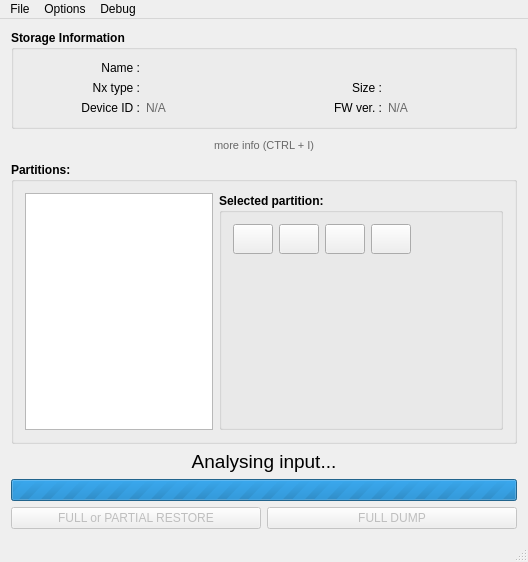
<?xml version="1.0" encoding="UTF-8"?>
<ui version="4.0">
 <class>MainWindow</class>
 <widget class="QMainWindow" name="MainWindow">
  <property name="geometry">
   <rect>
    <x>0</x>
    <y>0</y>
    <width>528</width>
    <height>562</height>
   </rect>
  </property>
  <property name="sizePolicy">
   <sizepolicy hsizetype="Preferred" vsizetype="Preferred">
    <horstretch>0</horstretch>
    <verstretch>0</verstretch>
   </sizepolicy>
  </property>
  <property name="minimumSize">
   <size>
    <width>300</width>
    <height>0</height>
   </size>
  </property>
  <property name="focusPolicy">
   <enum>Qt::NoFocus</enum>
  </property>
  <property name="windowTitle">
   <string>NxNandManager v5.a by eliboa</string>
  </property>
  <property name="windowIcon">
   <iconset resource="application.qrc">
    <normaloff>:/images/logo.png</normaloff>:/images/logo.png</iconset>
  </property>
  <property name="locale">
   <locale language="English" country="UnitedStates"/>
  </property>
  <widget class="QWidget" name="centralWidget">
   <layout class="QVBoxLayout" name="verticalLayout">
    <item>
     <widget class="QGroupBox" name="groupBox">
      <property name="maximumSize">
       <size>
        <width>16777215</width>
        <height>100</height>
       </size>
      </property>
      <property name="font">
       <font>
        <weight>75</weight>
        <bold>true</bold>
       </font>
      </property>
      <property name="title">
       <string>Storage Information</string>
      </property>
      <property name="flat">
       <bool>false</bool>
      </property>
      <layout class="QGridLayout" name="gridLayout">
       <item row="0" column="0">
        <widget class="QLabel" name="filedisk_label">
         <property name="palette">
          <palette>
           <active>
            <colorrole role="WindowText">
             <brush brushstyle="SolidPattern">
              <color alpha="255">
               <red>0</red>
               <green>0</green>
               <blue>0</blue>
              </color>
             </brush>
            </colorrole>
            <colorrole role="Text">
             <brush brushstyle="SolidPattern">
              <color alpha="255">
               <red>104</red>
               <green>104</green>
               <blue>104</blue>
              </color>
             </brush>
            </colorrole>
            <colorrole role="PlaceholderText">
             <brush brushstyle="SolidPattern">
              <color alpha="128">
               <red>104</red>
               <green>104</green>
               <blue>104</blue>
              </color>
             </brush>
            </colorrole>
           </active>
           <inactive>
            <colorrole role="WindowText">
             <brush brushstyle="SolidPattern">
              <color alpha="255">
               <red>0</red>
               <green>0</green>
               <blue>0</blue>
              </color>
             </brush>
            </colorrole>
            <colorrole role="Text">
             <brush brushstyle="SolidPattern">
              <color alpha="255">
               <red>104</red>
               <green>104</green>
               <blue>104</blue>
              </color>
             </brush>
            </colorrole>
            <colorrole role="PlaceholderText">
             <brush brushstyle="SolidPattern">
              <color alpha="128">
               <red>104</red>
               <green>104</green>
               <blue>104</blue>
              </color>
             </brush>
            </colorrole>
           </inactive>
           <disabled>
            <colorrole role="WindowText">
             <brush brushstyle="SolidPattern">
              <color alpha="255">
               <red>120</red>
               <green>120</green>
               <blue>120</blue>
              </color>
             </brush>
            </colorrole>
            <colorrole role="Text">
             <brush brushstyle="SolidPattern">
              <color alpha="255">
               <red>120</red>
               <green>120</green>
               <blue>120</blue>
              </color>
             </brush>
            </colorrole>
            <colorrole role="PlaceholderText">
             <brush brushstyle="SolidPattern">
              <color alpha="128">
               <red>0</red>
               <green>0</green>
               <blue>0</blue>
              </color>
             </brush>
            </colorrole>
           </disabled>
          </palette>
         </property>
         <property name="font">
          <font>
           <weight>50</weight>
           <bold>false</bold>
          </font>
         </property>
         <property name="text">
          <string>Name :</string>
         </property>
         <property name="alignment">
          <set>Qt::AlignRight|Qt::AlignTrailing|Qt::AlignVCenter</set>
         </property>
        </widget>
       </item>
       <item row="0" column="1" colspan="3">
        <widget class="QLabel" name="filedisk_value">
         <property name="palette">
          <palette>
           <active>
            <colorrole role="WindowText">
             <brush brushstyle="SolidPattern">
              <color alpha="255">
               <red>104</red>
               <green>104</green>
               <blue>104</blue>
              </color>
             </brush>
            </colorrole>
           </active>
           <inactive>
            <colorrole role="WindowText">
             <brush brushstyle="SolidPattern">
              <color alpha="255">
               <red>104</red>
               <green>104</green>
               <blue>104</blue>
              </color>
             </brush>
            </colorrole>
           </inactive>
           <disabled>
            <colorrole role="WindowText">
             <brush brushstyle="SolidPattern">
              <color alpha="255">
               <red>120</red>
               <green>120</green>
               <blue>120</blue>
              </color>
             </brush>
            </colorrole>
           </disabled>
          </palette>
         </property>
         <property name="font">
          <font>
           <weight>50</weight>
           <bold>false</bold>
          </font>
         </property>
         <property name="text">
          <string/>
         </property>
        </widget>
       </item>
       <item row="1" column="0">
        <widget class="QLabel" name="nxtype_label">
         <property name="palette">
          <palette>
           <active>
            <colorrole role="WindowText">
             <brush brushstyle="SolidPattern">
              <color alpha="255">
               <red>0</red>
               <green>0</green>
               <blue>0</blue>
              </color>
             </brush>
            </colorrole>
           </active>
           <inactive>
            <colorrole role="WindowText">
             <brush brushstyle="SolidPattern">
              <color alpha="255">
               <red>0</red>
               <green>0</green>
               <blue>0</blue>
              </color>
             </brush>
            </colorrole>
           </inactive>
           <disabled>
            <colorrole role="WindowText">
             <brush brushstyle="SolidPattern">
              <color alpha="255">
               <red>120</red>
               <green>120</green>
               <blue>120</blue>
              </color>
             </brush>
            </colorrole>
           </disabled>
          </palette>
         </property>
         <property name="font">
          <font>
           <weight>50</weight>
           <bold>false</bold>
          </font>
         </property>
         <property name="text">
          <string>Nx type :</string>
         </property>
         <property name="alignment">
          <set>Qt::AlignRight|Qt::AlignTrailing|Qt::AlignVCenter</set>
         </property>
        </widget>
       </item>
       <item row="1" column="1">
        <widget class="QLabel" name="nxtype_value">
         <property name="palette">
          <palette>
           <active>
            <colorrole role="WindowText">
             <brush brushstyle="SolidPattern">
              <color alpha="255">
               <red>104</red>
               <green>104</green>
               <blue>104</blue>
              </color>
             </brush>
            </colorrole>
           </active>
           <inactive>
            <colorrole role="WindowText">
             <brush brushstyle="SolidPattern">
              <color alpha="255">
               <red>104</red>
               <green>104</green>
               <blue>104</blue>
              </color>
             </brush>
            </colorrole>
           </inactive>
           <disabled>
            <colorrole role="WindowText">
             <brush brushstyle="SolidPattern">
              <color alpha="255">
               <red>120</red>
               <green>120</green>
               <blue>120</blue>
              </color>
             </brush>
            </colorrole>
           </disabled>
          </palette>
         </property>
         <property name="font">
          <font>
           <weight>50</weight>
           <bold>false</bold>
          </font>
         </property>
         <property name="text">
          <string/>
         </property>
        </widget>
       </item>
       <item row="1" column="2">
        <widget class="QLabel" name="size_label">
         <property name="palette">
          <palette>
           <active>
            <colorrole role="WindowText">
             <brush brushstyle="SolidPattern">
              <color alpha="255">
               <red>0</red>
               <green>0</green>
               <blue>0</blue>
              </color>
             </brush>
            </colorrole>
           </active>
           <inactive>
            <colorrole role="WindowText">
             <brush brushstyle="SolidPattern">
              <color alpha="255">
               <red>0</red>
               <green>0</green>
               <blue>0</blue>
              </color>
             </brush>
            </colorrole>
           </inactive>
           <disabled>
            <colorrole role="WindowText">
             <brush brushstyle="SolidPattern">
              <color alpha="255">
               <red>120</red>
               <green>120</green>
               <blue>120</blue>
              </color>
             </brush>
            </colorrole>
           </disabled>
          </palette>
         </property>
         <property name="font">
          <font>
           <weight>50</weight>
           <bold>false</bold>
          </font>
         </property>
         <property name="text">
          <string>Size :</string>
         </property>
         <property name="alignment">
          <set>Qt::AlignRight|Qt::AlignTrailing|Qt::AlignVCenter</set>
         </property>
        </widget>
       </item>
       <item row="1" column="3">
        <widget class="QLabel" name="size_value">
         <property name="palette">
          <palette>
           <active>
            <colorrole role="WindowText">
             <brush brushstyle="SolidPattern">
              <color alpha="255">
               <red>104</red>
               <green>104</green>
               <blue>104</blue>
              </color>
             </brush>
            </colorrole>
           </active>
           <inactive>
            <colorrole role="WindowText">
             <brush brushstyle="SolidPattern">
              <color alpha="255">
               <red>104</red>
               <green>104</green>
               <blue>104</blue>
              </color>
             </brush>
            </colorrole>
           </inactive>
           <disabled>
            <colorrole role="WindowText">
             <brush brushstyle="SolidPattern">
              <color alpha="255">
               <red>120</red>
               <green>120</green>
               <blue>120</blue>
              </color>
             </brush>
            </colorrole>
           </disabled>
          </palette>
         </property>
         <property name="font">
          <font>
           <weight>50</weight>
           <bold>false</bold>
          </font>
         </property>
         <property name="text">
          <string/>
         </property>
        </widget>
       </item>
       <item row="2" column="0">
        <widget class="QLabel" name="deviceid_label">
         <property name="palette">
          <palette>
           <active>
            <colorrole role="WindowText">
             <brush brushstyle="SolidPattern">
              <color alpha="255">
               <red>0</red>
               <green>0</green>
               <blue>0</blue>
              </color>
             </brush>
            </colorrole>
           </active>
           <inactive>
            <colorrole role="WindowText">
             <brush brushstyle="SolidPattern">
              <color alpha="255">
               <red>0</red>
               <green>0</green>
               <blue>0</blue>
              </color>
             </brush>
            </colorrole>
           </inactive>
           <disabled>
            <colorrole role="WindowText">
             <brush brushstyle="SolidPattern">
              <color alpha="255">
               <red>120</red>
               <green>120</green>
               <blue>120</blue>
              </color>
             </brush>
            </colorrole>
           </disabled>
          </palette>
         </property>
         <property name="font">
          <font>
           <weight>50</weight>
           <bold>false</bold>
          </font>
         </property>
         <property name="text">
          <string>Device ID :</string>
         </property>
         <property name="alignment">
          <set>Qt::AlignRight|Qt::AlignTrailing|Qt::AlignVCenter</set>
         </property>
        </widget>
       </item>
       <item row="2" column="1">
        <widget class="QLabel" name="deviceid_value">
         <property name="palette">
          <palette>
           <active>
            <colorrole role="WindowText">
             <brush brushstyle="SolidPattern">
              <color alpha="255">
               <red>104</red>
               <green>104</green>
               <blue>104</blue>
              </color>
             </brush>
            </colorrole>
           </active>
           <inactive>
            <colorrole role="WindowText">
             <brush brushstyle="SolidPattern">
              <color alpha="255">
               <red>104</red>
               <green>104</green>
               <blue>104</blue>
              </color>
             </brush>
            </colorrole>
           </inactive>
           <disabled>
            <colorrole role="WindowText">
             <brush brushstyle="SolidPattern">
              <color alpha="255">
               <red>120</red>
               <green>120</green>
               <blue>120</blue>
              </color>
             </brush>
            </colorrole>
           </disabled>
          </palette>
         </property>
         <property name="font">
          <font>
           <weight>50</weight>
           <bold>false</bold>
          </font>
         </property>
         <property name="text">
          <string>N/A</string>
         </property>
        </widget>
       </item>
       <item row="2" column="2">
        <widget class="QLabel" name="fwversion_label">
         <property name="palette">
          <palette>
           <active>
            <colorrole role="WindowText">
             <brush brushstyle="SolidPattern">
              <color alpha="255">
               <red>0</red>
               <green>0</green>
               <blue>0</blue>
              </color>
             </brush>
            </colorrole>
           </active>
           <inactive>
            <colorrole role="WindowText">
             <brush brushstyle="SolidPattern">
              <color alpha="255">
               <red>0</red>
               <green>0</green>
               <blue>0</blue>
              </color>
             </brush>
            </colorrole>
           </inactive>
           <disabled>
            <colorrole role="WindowText">
             <brush brushstyle="SolidPattern">
              <color alpha="255">
               <red>120</red>
               <green>120</green>
               <blue>120</blue>
              </color>
             </brush>
            </colorrole>
           </disabled>
          </palette>
         </property>
         <property name="font">
          <font>
           <weight>50</weight>
           <bold>false</bold>
          </font>
         </property>
         <property name="text">
          <string>FW ver. :</string>
         </property>
         <property name="alignment">
          <set>Qt::AlignRight|Qt::AlignTrailing|Qt::AlignVCenter</set>
         </property>
        </widget>
       </item>
       <item row="2" column="3">
        <widget class="QLabel" name="fwversion_value">
         <property name="palette">
          <palette>
           <active>
            <colorrole role="WindowText">
             <brush brushstyle="SolidPattern">
              <color alpha="255">
               <red>104</red>
               <green>104</green>
               <blue>104</blue>
              </color>
             </brush>
            </colorrole>
           </active>
           <inactive>
            <colorrole role="WindowText">
             <brush brushstyle="SolidPattern">
              <color alpha="255">
               <red>104</red>
               <green>104</green>
               <blue>104</blue>
              </color>
             </brush>
            </colorrole>
           </inactive>
           <disabled>
            <colorrole role="WindowText">
             <brush brushstyle="SolidPattern">
              <color alpha="255">
               <red>120</red>
               <green>120</green>
               <blue>120</blue>
              </color>
             </brush>
            </colorrole>
           </disabled>
          </palette>
         </property>
         <property name="font">
          <font>
           <weight>50</weight>
           <bold>false</bold>
          </font>
         </property>
         <property name="text">
          <string>N/A</string>
         </property>
        </widget>
       </item>
      </layout>
     </widget>
    </item>
    <item>
     <widget class="QPushButton" name="moreinfo_button">
      <property name="palette">
       <palette>
        <active>
         <colorrole role="WindowText">
          <brush brushstyle="SolidPattern">
           <color alpha="255">
            <red>156</red>
            <green>156</green>
            <blue>156</blue>
           </color>
          </brush>
         </colorrole>
         <colorrole role="ButtonText">
          <brush brushstyle="SolidPattern">
           <color alpha="255">
            <red>104</red>
            <green>104</green>
            <blue>104</blue>
           </color>
          </brush>
         </colorrole>
        </active>
        <inactive>
         <colorrole role="WindowText">
          <brush brushstyle="SolidPattern">
           <color alpha="255">
            <red>156</red>
            <green>156</green>
            <blue>156</blue>
           </color>
          </brush>
         </colorrole>
         <colorrole role="ButtonText">
          <brush brushstyle="SolidPattern">
           <color alpha="255">
            <red>104</red>
            <green>104</green>
            <blue>104</blue>
           </color>
          </brush>
         </colorrole>
        </inactive>
        <disabled>
         <colorrole role="WindowText">
          <brush brushstyle="SolidPattern">
           <color alpha="255">
            <red>120</red>
            <green>120</green>
            <blue>120</blue>
           </color>
          </brush>
         </colorrole>
         <colorrole role="ButtonText">
          <brush brushstyle="SolidPattern">
           <color alpha="255">
            <red>120</red>
            <green>120</green>
            <blue>120</blue>
           </color>
          </brush>
         </colorrole>
        </disabled>
       </palette>
      </property>
      <property name="font">
       <font>
        <pointsize>8</pointsize>
        <italic>false</italic>
       </font>
      </property>
      <property name="cursor">
       <cursorShape>PointingHandCursor</cursorShape>
      </property>
      <property name="text">
       <string>more info (CTRL + I)</string>
      </property>
      <property name="flat">
       <bool>true</bool>
      </property>
     </widget>
    </item>
    <item>
     <widget class="QGroupBox" name="partitionsGrp">
      <property name="font">
       <font>
        <weight>75</weight>
        <bold>true</bold>
       </font>
      </property>
      <property name="title">
       <string>Partitions:</string>
      </property>
      <layout class="QGridLayout" name="gridLayout_2">
       <item row="0" column="0">
        <widget class="QTableWidget" name="partition_table">
         <property name="minimumSize">
          <size>
           <width>160</width>
           <height>0</height>
          </size>
         </property>
         <property name="frameShape">
          <enum>QFrame::StyledPanel</enum>
         </property>
         <property name="horizontalScrollBarPolicy">
          <enum>Qt::ScrollBarAlwaysOff</enum>
         </property>
         <property name="sizeAdjustPolicy">
          <enum>QAbstractScrollArea::AdjustToContentsOnFirstShow</enum>
         </property>
         <property name="autoScrollMargin">
          <number>6</number>
         </property>
         <property name="editTriggers">
          <set>QAbstractItemView::NoEditTriggers</set>
         </property>
         <property name="dragDropOverwriteMode">
          <bool>false</bool>
         </property>
         <property name="selectionMode">
          <enum>QAbstractItemView::SingleSelection</enum>
         </property>
         <property name="selectionBehavior">
          <enum>QAbstractItemView::SelectRows</enum>
         </property>
         <property name="showGrid">
          <bool>false</bool>
         </property>
         <property name="columnCount">
          <number>1</number>
         </property>
         <attribute name="horizontalHeaderVisible">
          <bool>false</bool>
         </attribute>
         <attribute name="verticalHeaderVisible">
          <bool>false</bool>
         </attribute>
         <column/>
        </widget>
       </item>
       <item row="0" column="1">
        <widget class="QGroupBox" name="selPartGrp">
         <property name="minimumSize">
          <size>
           <width>0</width>
           <height>0</height>
          </size>
         </property>
         <property name="title">
          <string>Selected partition:</string>
         </property>
         <layout class="QVBoxLayout" name="verticalLayout_2">
          <item>
           <layout class="QHBoxLayout" name="horizontalLayout_2">
            <property name="sizeConstraint">
             <enum>QLayout::SetMinimumSize</enum>
            </property>
            <item>
             <widget class="QPushButton" name="partQDumpBtn">
              <property name="sizePolicy">
               <sizepolicy hsizetype="Fixed" vsizetype="Fixed">
                <horstretch>0</horstretch>
                <verstretch>0</verstretch>
               </sizepolicy>
              </property>
              <property name="minimumSize">
               <size>
                <width>30</width>
                <height>30</height>
               </size>
              </property>
              <property name="toolTip">
               <string>Quick dump</string>
              </property>
              <property name="statusTip">
               <string>Save as file...</string>
              </property>
              <property name="text">
               <string/>
              </property>
              <property name="icon">
               <iconset resource="application.qrc">
                <normaloff>:/images/save.png</normaloff>:/images/save.png</iconset>
              </property>
              <property name="flat">
               <bool>false</bool>
              </property>
             </widget>
            </item>
            <item>
             <widget class="QPushButton" name="partADumpBtn">
              <property name="sizePolicy">
               <sizepolicy hsizetype="Fixed" vsizetype="Fixed">
                <horstretch>0</horstretch>
                <verstretch>0</verstretch>
               </sizepolicy>
              </property>
              <property name="minimumSize">
               <size>
                <width>30</width>
                <height>30</height>
               </size>
              </property>
              <property name="toolTip">
               <string>Advanced copy</string>
              </property>
              <property name="statusTip">
               <string>Advanced copy</string>
              </property>
              <property name="text">
               <string/>
              </property>
              <property name="icon">
               <iconset resource="application.qrc">
                <normaloff>:/images/save_advanced.png</normaloff>:/images/save_advanced.png</iconset>
              </property>
              <property name="flat">
               <bool>false</bool>
              </property>
             </widget>
            </item>
            <item>
             <widget class="QPushButton" name="partRestoreBtn">
              <property name="sizePolicy">
               <sizepolicy hsizetype="Fixed" vsizetype="Fixed">
                <horstretch>0</horstretch>
                <verstretch>0</verstretch>
               </sizepolicy>
              </property>
              <property name="minimumSize">
               <size>
                <width>30</width>
                <height>30</height>
               </size>
              </property>
              <property name="toolTip">
               <string>Restore from file</string>
              </property>
              <property name="statusTip">
               <string>Restore from file</string>
              </property>
              <property name="text">
               <string/>
              </property>
              <property name="icon">
               <iconset resource="application.qrc">
                <normaloff>:/images/restore.png</normaloff>:/images/restore.png</iconset>
              </property>
              <property name="flat">
               <bool>false</bool>
              </property>
             </widget>
            </item>
            <item>
             <widget class="QPushButton" name="partCustom1Btn">
              <property name="enabled">
               <bool>true</bool>
              </property>
              <property name="sizePolicy">
               <sizepolicy hsizetype="Fixed" vsizetype="Fixed">
                <horstretch>0</horstretch>
                <verstretch>0</verstretch>
               </sizepolicy>
              </property>
              <property name="minimumSize">
               <size>
                <width>30</width>
                <height>30</height>
               </size>
              </property>
              <property name="toolTip">
               <string/>
              </property>
              <property name="statusTip">
               <string/>
              </property>
              <property name="text">
               <string/>
              </property>
              <property name="flat">
               <bool>false</bool>
              </property>
             </widget>
            </item>
            <item>
             <spacer name="horizontalSpacer">
              <property name="orientation">
               <enum>Qt::Horizontal</enum>
              </property>
              <property name="sizeHint" stdset="0">
               <size>
                <width>40</width>
                <height>20</height>
               </size>
              </property>
             </spacer>
            </item>
           </layout>
          </item>
          <item>
           <widget class="QTableWidget" name="properties_table">
            <property name="enabled">
             <bool>true</bool>
            </property>
            <property name="autoFillBackground">
             <bool>true</bool>
            </property>
            <property name="styleSheet">
             <string notr="true">QTableWidget {background-color: transparent;}
QHeaderView::section {background-color: transparent;}
QHeaderView {background-color: transparent;}
QTableCornerButton::section {background-color: transparent;}</string>
            </property>
            <property name="frameShape">
             <enum>QFrame::Box</enum>
            </property>
            <property name="editTriggers">
             <set>QAbstractItemView::NoEditTriggers</set>
            </property>
            <property name="selectionMode">
             <enum>QAbstractItemView::NoSelection</enum>
            </property>
            <property name="showGrid">
             <bool>false</bool>
            </property>
            <property name="wordWrap">
             <bool>true</bool>
            </property>
            <property name="cornerButtonEnabled">
             <bool>false</bool>
            </property>
            <property name="columnCount">
             <number>2</number>
            </property>
            <attribute name="horizontalHeaderVisible">
             <bool>false</bool>
            </attribute>
            <attribute name="horizontalHeaderDefaultSectionSize">
             <number>90</number>
            </attribute>
            <attribute name="verticalHeaderVisible">
             <bool>false</bool>
            </attribute>
            <column/>
            <column/>
           </widget>
          </item>
         </layout>
        </widget>
       </item>
      </layout>
     </widget>
    </item>
    <item>
     <widget class="QLabel" name="analysingLbl">
      <property name="font">
       <font>
        <pointsize>14</pointsize>
       </font>
      </property>
      <property name="text">
       <string>&lt;html&gt;&lt;head/&gt;&lt;body&gt;&lt;p&gt;&lt;span style=&quot; font-size:14pt;&quot;&gt;Analysing input...&lt;/span&gt;&lt;/p&gt;&lt;/body&gt;&lt;/html&gt;</string>
      </property>
      <property name="alignment">
       <set>Qt::AlignCenter</set>
      </property>
     </widget>
    </item>
    <item>
     <widget class="QProgressBar" name="loadingBar">
      <property name="maximum">
       <number>0</number>
      </property>
      <property name="value">
       <number>0</number>
      </property>
      <property name="textVisible">
       <bool>false</bool>
      </property>
     </widget>
    </item>
    <item>
     <layout class="QHBoxLayout" name="horizontalLayout">
      <item>
       <widget class="QPushButton" name="fullrestore_button">
        <property name="enabled">
         <bool>false</bool>
        </property>
        <property name="sizePolicy">
         <sizepolicy hsizetype="Expanding" vsizetype="Fixed">
          <horstretch>0</horstretch>
          <verstretch>0</verstretch>
         </sizepolicy>
        </property>
        <property name="minimumSize">
         <size>
          <width>0</width>
          <height>10</height>
         </size>
        </property>
        <property name="toolTip">
         <string>Restore from file...</string>
        </property>
        <property name="statusTip">
         <string>Restore from file...</string>
        </property>
        <property name="accessibleName">
         <string>full restore</string>
        </property>
        <property name="text">
         <string>FULL or PARTIAL RESTORE</string>
        </property>
        <property name="shortcut">
         <string>Backspace, Return</string>
        </property>
       </widget>
      </item>
      <item>
       <widget class="QPushButton" name="rawdump_button">
        <property name="enabled">
         <bool>false</bool>
        </property>
        <property name="sizePolicy">
         <sizepolicy hsizetype="Expanding" vsizetype="Fixed">
          <horstretch>0</horstretch>
          <verstretch>0</verstretch>
         </sizepolicy>
        </property>
        <property name="focusPolicy">
         <enum>Qt::StrongFocus</enum>
        </property>
        <property name="toolTip">
         <string>Saves as file...</string>
        </property>
        <property name="statusTip">
         <string>Save as file...</string>
        </property>
        <property name="accessibleName">
         <string>full dump</string>
        </property>
        <property name="accessibleDescription">
         <string>Full dump</string>
        </property>
        <property name="text">
         <string>FULL DUMP</string>
        </property>
        <property name="shortcut">
         <string>Backspace, Return</string>
        </property>
       </widget>
      </item>
     </layout>
    </item>
   </layout>
   <zorder>groupBox</zorder>
   <zorder>partitionsGrp</zorder>
   <zorder>analysingLbl</zorder>
   <zorder>loadingBar</zorder>
   <zorder>moreinfo_button</zorder>
  </widget>
  <widget class="QMenuBar" name="menuBar">
   <property name="geometry">
    <rect>
     <x>0</x>
     <y>0</y>
     <width>528</width>
     <height>21</height>
    </rect>
   </property>
   <widget class="QMenu" name="menuFile">
    <property name="title">
     <string>File</string>
    </property>
    <addaction name="actionOpenFile"/>
    <addaction name="actionOpenDrive"/>
    <addaction name="actionCloseFileDrive"/>
    <addaction name="separator"/>
    <addaction name="actionSaveAs"/>
    <addaction name="actionSaveAsAdvanced"/>
    <addaction name="actionDecryptSaveAs"/>
    <addaction name="actionEncryptSaveAs"/>
    <addaction name="actionRestore"/>
    <addaction name="separator"/>
    <addaction name="actionProperties"/>
   </widget>
   <widget class="QMenu" name="menuTools">
    <property name="title">
     <string>Options</string>
    </property>
    <addaction name="actionConfigureKeyset"/>
    <addaction name="actionIncognito"/>
    <addaction name="actionautoRCM"/>
    <addaction name="actionResize"/>
    <addaction name="actionDumpRawnandOnly"/>
    <addaction name="actionCreateEmunand"/>
   </widget>
   <widget class="QMenu" name="menuDebug">
    <property name="title">
     <string>Debug</string>
    </property>
    <addaction name="actionDebug_console"/>
   </widget>
   <addaction name="menuFile"/>
   <addaction name="menuTools"/>
   <addaction name="menuDebug"/>
  </widget>
  <widget class="QStatusBar" name="statusBar"/>
  <action name="actionOpenFile">
   <property name="icon">
    <iconset resource="application.qrc">
     <normaloff>:/images/open.png</normaloff>:/images/open.png</iconset>
   </property>
   <property name="text">
    <string>Open file</string>
   </property>
   <property name="toolTip">
    <string>Open an existing file</string>
   </property>
   <property name="statusTip">
    <string>Open an existing file</string>
   </property>
   <property name="shortcut">
    <string>Ctrl+O</string>
   </property>
  </action>
  <action name="actionOpenDrive">
   <property name="icon">
    <iconset resource="application.qrc">
     <normaloff>:/images/drive.png</normaloff>:/images/drive.png</iconset>
   </property>
   <property name="text">
    <string>Open drive</string>
   </property>
   <property name="toolTip">
    <string>Open a physical drive</string>
   </property>
   <property name="statusTip">
    <string>Open a physical drive</string>
   </property>
   <property name="shortcut">
    <string>Ctrl+D</string>
   </property>
  </action>
  <action name="actionProperties">
   <property name="enabled">
    <bool>false</bool>
   </property>
   <property name="text">
    <string>Properties</string>
   </property>
   <property name="toolTip">
    <string>Display useful information about current file/drive</string>
   </property>
   <property name="statusTip">
    <string>Display useful information about current file/drive</string>
   </property>
   <property name="shortcut">
    <string>Ctrl+I</string>
   </property>
  </action>
  <action name="actionConfigureKeyset">
   <property name="icon">
    <iconset resource="application.qrc">
     <normaloff>:/images/keyset.png</normaloff>:/images/keyset.png</iconset>
   </property>
   <property name="text">
    <string>Configure keyset</string>
   </property>
   <property name="toolTip">
    <string>Configure keyset to encrypt/decrypt NAND</string>
   </property>
   <property name="statusTip">
    <string>Configure keyset to encrypt/decrypt NAND</string>
   </property>
   <property name="shortcut">
    <string>Ctrl+K</string>
   </property>
  </action>
  <action name="actionSaveAs">
   <property name="enabled">
    <bool>false</bool>
   </property>
   <property name="icon">
    <iconset resource="application.qrc">
     <normaloff>:/images/save.png</normaloff>:/images/save.png</iconset>
   </property>
   <property name="text">
    <string>Save as... (raw dump)</string>
   </property>
   <property name="iconText">
    <string>Dump as file...</string>
   </property>
   <property name="toolTip">
    <string>Dump as file...</string>
   </property>
   <property name="statusTip">
    <string>Dump as file...</string>
   </property>
   <property name="shortcut">
    <string>Ctrl+S</string>
   </property>
   <property name="visible">
    <bool>true</bool>
   </property>
  </action>
  <action name="actionDecryptSaveAs">
   <property name="enabled">
    <bool>false</bool>
   </property>
   <property name="icon">
    <iconset resource="application.qrc">
     <normaloff>:/images/decrypt.png</normaloff>:/images/decrypt.png</iconset>
   </property>
   <property name="text">
    <string>Decrypt and Save as...</string>
   </property>
   <property name="toolTip">
    <string>Decrypt &amp; Dump as file...</string>
   </property>
   <property name="statusTip">
    <string>Decrypt &amp; Dump as file...</string>
   </property>
   <property name="shortcut">
    <string>Ctrl+Shift+D</string>
   </property>
  </action>
  <action name="actionEncryptSaveAs">
   <property name="enabled">
    <bool>false</bool>
   </property>
   <property name="icon">
    <iconset resource="application.qrc">
     <normaloff>:/images/encrypt.png</normaloff>:/images/encrypt.png</iconset>
   </property>
   <property name="text">
    <string>Encrypt and Save as...</string>
   </property>
   <property name="toolTip">
    <string>Encrypt &amp; Dump as file...</string>
   </property>
   <property name="statusTip">
    <string>Encrypt &amp; Dump as file...</string>
   </property>
   <property name="shortcut">
    <string>Ctrl+Shift+E</string>
   </property>
  </action>
  <action name="actionRestore">
   <property name="enabled">
    <bool>false</bool>
   </property>
   <property name="icon">
    <iconset resource="application.qrc">
     <normaloff>:/images/restore.png</normaloff>:/images/restore.png</iconset>
   </property>
   <property name="text">
    <string>Restore from file...</string>
   </property>
   <property name="toolTip">
    <string>Full restore from file...</string>
   </property>
   <property name="statusTip">
    <string>Full restore from file...</string>
   </property>
   <property name="shortcut">
    <string>Ctrl+R</string>
   </property>
  </action>
  <action name="actionIncognito">
   <property name="enabled">
    <bool>false</bool>
   </property>
   <property name="icon">
    <iconset resource="application.qrc">
     <normaloff>:/images/incognito.png</normaloff>:/images/incognito.png</iconset>
   </property>
   <property name="text">
    <string>Incognito (PRODINFO)</string>
   </property>
   <property name="toolTip">
    <string>Wipe all console unique id's from CAL0</string>
   </property>
   <property name="statusTip">
    <string>Wipe all console unique id's from CAL0</string>
   </property>
   <property name="shortcut">
    <string>Ctrl+Shift+I</string>
   </property>
  </action>
  <action name="actionautoRCM">
   <property name="enabled">
    <bool>false</bool>
   </property>
   <property name="icon">
    <iconset resource="application.qrc">
     <normaloff>:/images/autorcm.png</normaloff>:/images/autorcm.png</iconset>
   </property>
   <property name="text">
    <string>Toggle autoRCM (BOOT0)</string>
   </property>
   <property name="toolTip">
    <string>Enable/Disable autoRCM (BOOT0 only)</string>
   </property>
   <property name="statusTip">
    <string>Enable/Disable autoRCM (BOOT0 only)</string>
   </property>
   <property name="shortcut">
    <string>Ctrl+A</string>
   </property>
  </action>
  <action name="actionResize">
   <property name="enabled">
    <bool>false</bool>
   </property>
   <property name="icon">
    <iconset resource="application.qrc">
     <normaloff>:/images/resize.png</normaloff>:/images/resize.png</iconset>
   </property>
   <property name="text">
    <string>Resize NAND (RAWNAND, FULL NAND)</string>
   </property>
   <property name="toolTip">
    <string>Resize USER partition</string>
   </property>
   <property name="statusTip">
    <string>Resize USER partition</string>
   </property>
   <property name="shortcut">
    <string>Ctrl+Shift+R</string>
   </property>
  </action>
  <action name="actionDumpRawnandOnly">
   <property name="enabled">
    <bool>false</bool>
   </property>
   <property name="text">
    <string>Dump RAWNAND only (FULL NAND)</string>
   </property>
   <property name="toolTip">
    <string>Dump RAWNAND from FULL NAND</string>
   </property>
   <property name="statusTip">
    <string>Dump RAWNAND from FULL NAND</string>
   </property>
  </action>
  <action name="actionCreateEmunand">
   <property name="enabled">
    <bool>false</bool>
   </property>
   <property name="icon">
    <iconset resource="application.qrc">
     <normaloff>:/images/emunand.png</normaloff>:/images/emunand.png</iconset>
   </property>
   <property name="text">
    <string>Emunand Creation Tool (RAWNAND, FULL NAND)</string>
   </property>
  </action>
  <action name="actionSaveAsAdvanced">
   <property name="enabled">
    <bool>false</bool>
   </property>
   <property name="icon">
    <iconset resource="application.qrc">
     <normaloff>:/images/save.png</normaloff>:/images/save.png</iconset>
   </property>
   <property name="text">
    <string>Save as... (advanced)</string>
   </property>
   <property name="shortcut">
    <string>Ctrl+Shift+S</string>
   </property>
  </action>
  <action name="actionDebug_console">
   <property name="text">
    <string>Console</string>
   </property>
  </action>
  <action name="actionCloseFileDrive">
   <property name="enabled">
    <bool>false</bool>
   </property>
   <property name="text">
    <string>Close file/drive</string>
   </property>
   <property name="statusTip">
    <string>Close current file/drive</string>
   </property>
   <property name="shortcut">
    <string>Ctrl+Shift+C</string>
   </property>
  </action>
 </widget>
 <layoutdefault spacing="6" margin="11"/>
 <resources>
  <include location="application.qrc"/>
 </resources>
 <connections/>
</ui>
